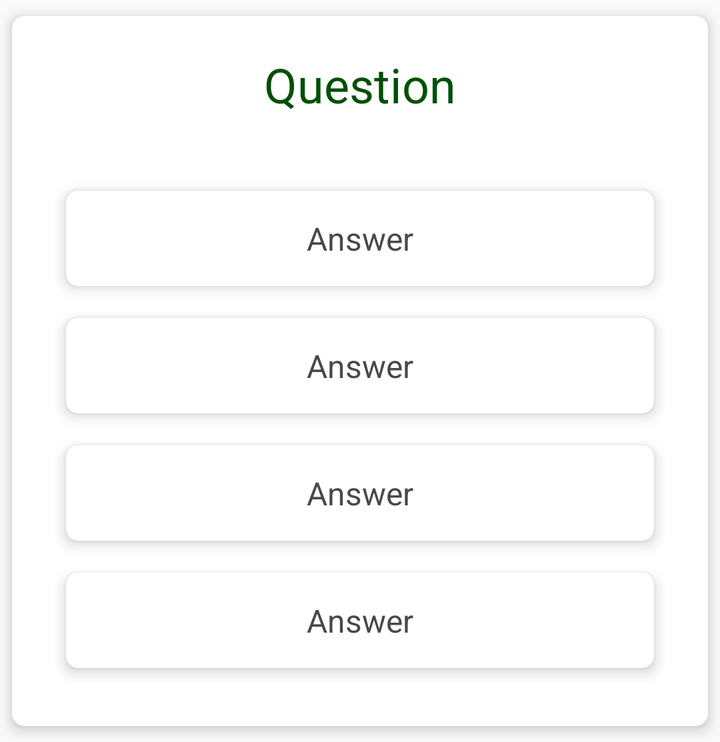
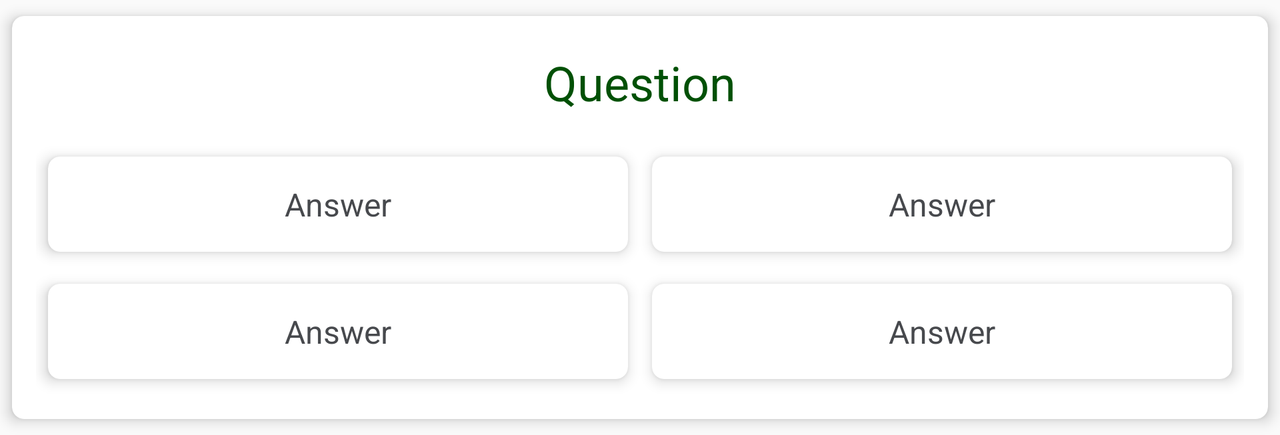

The same Android screen from two of the app's own layout files: first res/layout/ as a phone draws it, then the repository's variant for another configuration, drawn on a device whose configuration selects that folder. Both files follow.
<!-- AndroidManifest.xml: application theme AppTheme.NoActionBar -->
<!-- res/layout/layout_qcard_type1.xml -->
<?xml version="1.0" encoding="utf-8"?>
<android.support.v7.widget.CardView
    xmlns:android="http://schemas.android.com/apk/res/android"
    android:id="@+id/layout_quizcard"
    android:layout_width="match_parent"
    android:layout_height="wrap_content"
    android:padding="1dp"
    card_view:cardUseCompatPadding="true"
    card_view:cardCornerRadius="6dp"
    android:animateLayoutChanges="true"
    android:background="@color/colorWhite"
    card_view:cardElevation="@dimen/card_elevation"
    xmlns:card_view="http://schemas.android.com/apk/res-auto">

    <LinearLayout
            android:id="@+id/layout_vert_quizgroup"
            android:layout_width="match_parent"
            android:layout_height="wrap_content"
            android:padding="5dp"
            android:layout_gravity="center_vertical"
            android:orientation="vertical">

            <LinearLayout
                android:layout_width="match_parent"
                android:layout_height="wrap_content"
                android:padding="5dp"
                android:orientation="horizontal">

                <TextView
                    android:id="@+id/tv_quiz_question"
                    android:layout_width="match_parent"
                    android:layout_height="wrap_content"
                    android:layout_margin="@dimen/text_margin"
                    android:textSize="@dimen/text_size_question"
                    android:gravity="center"
                    android:textColor="@color/colorVerbItem_pt"
                    android:text="@string/question" />



            </LinearLayout>


            <LinearLayout
                android:layout_width="match_parent"
                android:layout_height="wrap_content"
                android:padding="16dp"
                android:orientation="vertical">

                <include android:id="@+id/answer_0" layout="@layout/layout_qcard_answeritem"/>
                <include android:id="@+id/answer_1" layout="@layout/layout_qcard_answeritem"/>
                <include android:id="@+id/answer_2" layout="@layout/layout_qcard_answeritem"/>
                <include android:id="@+id/answer_3" layout="@layout/layout_qcard_answeritem"/>


                
            </LinearLayout>

        </LinearLayout>


</android.support.v7.widget.CardView>
<!-- res/layout/layout_qcard_answeritem.xml (included above) -->
<?xml version="1.0" encoding="utf-8"?>
<FrameLayout xmlns:android="http://schemas.android.com/apk/res/android"
    xmlns:tools="http://schemas.android.com/tools"
    android:layout_width="match_parent"
    android:layout_height="wrap_content"
    xmlns:card_view="http://schemas.android.com/apk/res-auto"
    tools:ignore="MergeRootFrame">

    <android.support.v7.widget.CardView
        android:id="@+id/layout_card_answer"
        android:layout_width="match_parent"
        android:layout_height="wrap_content"
        card_view:cardUseCompatPadding="true"
        card_view:cardCornerRadius="6dp"
        android:animateLayoutChanges="true"
        android:background="@color/colorWhite"
        card_view:cardElevation="@dimen/card_elevation"
        xmlns:card_view="http://schemas.android.com/apk/res-auto">

        <LinearLayout
                android:layout_width="match_parent"
                android:layout_height="wrap_content"
                android:padding="5dp"
                android:orientation="horizontal">

                <TextView
                    android:id="@+id/tv_quiz_answer"
                    android:layout_width="match_parent"
                    android:layout_height="wrap_content"
                    android:layout_margin="@dimen/text_margin"
                    android:textSize="@dimen/text_size_card"
                    android:gravity="center"
                    android:textColor="@color/colorVerbItem_en"
                    android:text="@string/answer" />

        </LinearLayout>

    </android.support.v7.widget.CardView>

</FrameLayout>
<!-- resources referenced by this layout -->
<resources>
  <color name="colorVerbItem_en">#47494D</color>
  <color name="colorVerbItem_pt">#005005</color>
  <color name="colorWhite">#FFFFFF</color>
  <dimen name="card_elevation">4dp</dimen>
  <dimen name="text_margin">8dp</dimen>
  <dimen name="text_size_card">16sp</dimen>
  <dimen name="text_size_question">24sp</dimen>
  <string name="answer">Answer</string>
  <string name="question">Question</string>
  <style name="AppTheme.NoActionBar" parent="AppTheme">
          <item name="windowActionBar">false</item>
          <item name="windowNoTitle">true</item>
          <item name="cardViewStyle">@style/CardView</item>
      </style>
  <style name="AppTheme" parent="Theme.AppCompat.Light.DarkActionBar">
          
          <item name="colorPrimary">@color/colorPrimary</item>
          <item name="colorPrimaryDark">@color/colorPrimaryDark</item>
          <item name="colorAccent">@color/colorAccent</item>
          <item name="coordinatorLayoutStyle">@style/Widget.Design.CoordinatorLayout</item>
      </style>
  <color name="colorPrimary">#2e7d32</color>
  <color name="colorPrimaryDark">#005005</color>
  <color name="colorAccent">#e53935</color>
</resources>
<!-- res/layout-land/layout_qcard_type1.xml (the repository's variant of the layout above) -->
<!-- drawn on the phone turned sideways -->
<?xml version="1.0" encoding="utf-8"?>
<android.support.v7.widget.CardView
    xmlns:android="http://schemas.android.com/apk/res/android"
    android:id="@+id/layout_quizcard"
    android:layout_width="match_parent"
    android:layout_height="wrap_content"
    android:padding="1dp"
    card_view:cardUseCompatPadding="true"
    card_view:cardCornerRadius="6dp"
    android:animateLayoutChanges="true"
    android:background="@color/colorWhite"
    card_view:cardElevation="@dimen/card_elevation"
    xmlns:card_view="http://schemas.android.com/apk/res-auto">

    <LinearLayout
            android:id="@+id/layout_vert_quizgroup"
            android:layout_width="match_parent"
            android:layout_height="wrap_content"
            android:padding="8dp"
            android:layout_gravity="center_vertical"
            android:orientation="vertical">

            <LinearLayout
                android:layout_width="match_parent"
                android:layout_height="wrap_content"
                android:padding="5dp"
                android:orientation="horizontal">

                <TextView
                    android:id="@+id/tv_quiz_question"
                    android:layout_width="match_parent"
                    android:layout_height="wrap_content"
                    android:layout_margin="4dp"
                    android:textSize="@dimen/text_size_question"
                    android:gravity="center"
                    android:textColor="@color/colorVerbItem_pt"
                    android:text="@string/question" />

            </LinearLayout>


            <LinearLayout
                android:layout_width="match_parent"
                android:layout_height="wrap_content"
                android:padding="4dp"
                android:orientation="vertical">

                <LinearLayout
                    android:layout_width="match_parent"
                    android:layout_height="wrap_content"
                    android:weightSum="2"
                    android:orientation="horizontal">

                <include
                    android:id="@+id/answer_0"
                    android:layout_height="wrap_content"
                    android:layout_width="0dp"
                    android:layout_weight="1"
                    layout="@layout/layout_qcard_answeritem"/>

                <include
                    android:id="@+id/answer_1"
                    android:layout_height="wrap_content"
                    android:layout_width="0dp"
                    android:layout_weight="1"
                    layout="@layout/layout_qcard_answeritem"/>

                </LinearLayout>

                <LinearLayout
                    android:layout_width="match_parent"
                    android:layout_height="wrap_content"
                    android:weightSum="2"
                    android:orientation="horizontal">

                    <include
                        android:id="@+id/answer_2"
                        android:layout_height="wrap_content"
                        android:layout_width="0dp"
                        android:layout_weight="1"
                        layout="@layout/layout_qcard_answeritem"/>

                    <include
                        android:id="@+id/answer_3"
                        android:layout_height="wrap_content"
                        android:layout_width="0dp"
                        android:layout_weight="1"
                        layout="@layout/layout_qcard_answeritem"/>

                </LinearLayout>

            </LinearLayout>

        </LinearLayout>


</android.support.v7.widget.CardView>
